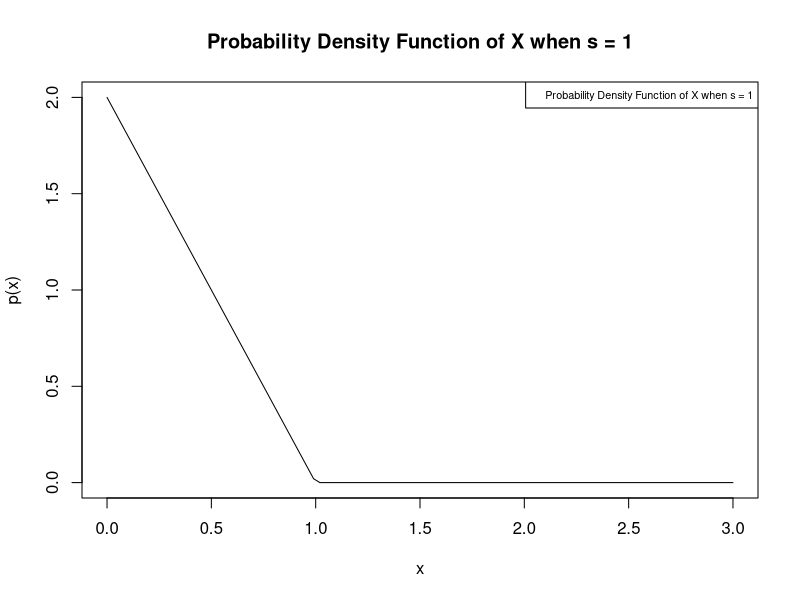
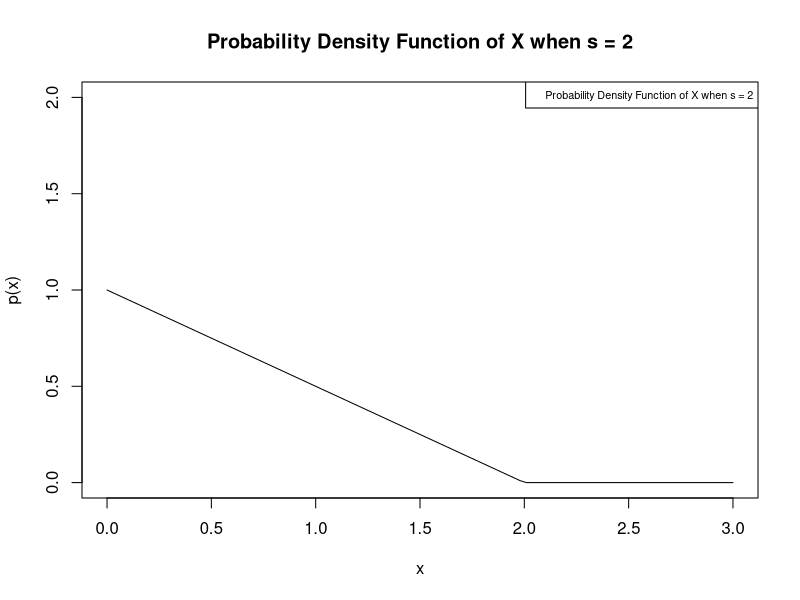
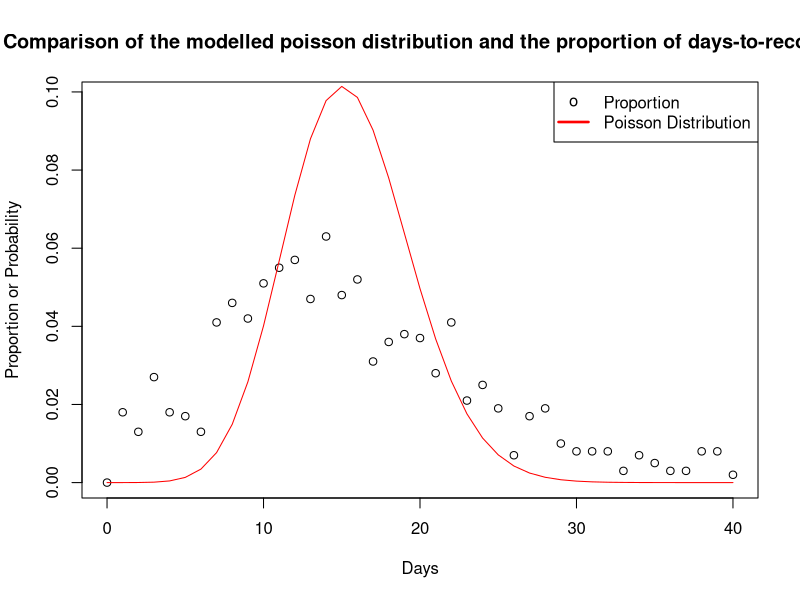

R code for these plots, in order:
#########################################################
# R script: Part1.R
# Project: Part 1
#
# Date: 09/08/2023
# Author: Harshath Muruganantham
#
#########################################################

# 2.1
0.235+0.117+0.058+0.178

#2.2
(0.235+0.058)/(0.176+0.235+0.117+0.058)

#2.3
(0.117+0.178)/(0.060+0.117+0.059+0.178)

#2.5
(0.178*0.0600) + (0.059+0.117) + (0.178 * 0.117)

#3.1
expectedValue = 2 * (sum(1,2,3,4,5,6) * 1/6) - (sum(1,2,3,4)*1/4)

#3.2
variance = 0
for (i in 1:6) {
  variance = variance + ((i - (sum(1,2,3,4,5,6) * 1/6))^2 * 1/6)
}
variance = variance * 4

for (i in 1:4) {
  variance = variance + ((i - (sum(1,2,3,4)*1/4))^2 * 1/4)
}
print(variance)

#3.3
retval = list(0,0,0,0,0,0,0,0,0,0,0,0,0,0)
for (x in 1:6){
  for (y in 1:4){
    retval[2*x-y + 3] = retval[2*x-y + 3][[1]] + 1/6*1/4
  }
}
print(retval)

#3.4
eVal = 0
for (i in -2:11){
  eVal = eVal + (i^3 * retval[i+3][[1]])
}

print(eVal)

#3.5
taylorExpansion = (expectedValue)^3 + (variance/2)*(6*expectedValue)

#3.6
finalOut = list(0,0,0,0,0,0,0,0,0,0,0,0,0,0,0,0,0,0,0,0)
for (x in 1:6){
  for (y in 1:4){
    for (z in 1:4){
      finalOut[2*x-y + 2*z+1] = finalOut[2*x-y + 2*z+1][[1]] + 1/6*1/4*1/4
    }
  }
}

eVal_Final = 0
for (i in 0:19){
  eVal_Final = eVal_Final + (i^2 * finalOut[i+1][[1]])
}

print(eVal_Final)


#4.1

p = function(x) {
  (x >= 0 & x <= s) * (2*(s-x))/(s^2) + (x<0 & x > s)
}

s = 1
curve(p(x), from = 0, to = 3)
title("Probability Density Function of X when s = 1")
legend("topright","Probability Density Function of X when s = 1", cex = 0.65)

s = 2
curve(p(x), from = 0, to = 3, ylim = c(0,2))
title("Probability Density Function of X when s = 2")
legend("topright","Probability Density Function of X when s = 2", cex = 0.65)


#5.1
covid = read.csv("covid.2023.csv", header = TRUE)
ml = sum(covid$Days)/length(covid$Days)
print(ml)

#5.2
prob52 = ppois(10,ml)
print(prob52)



x = min(covid$Days):max(covid$Days)
y = dpois(x,ml)
likelydays = data.frame(days = x, likelihood = y)
likelydays = likelydays[order(likelydays$likelihood,decreasing = TRUE),]
likelydays[1:3,]

#Recall that ml is the variable created in part 2a.
#The value of ml is 15.556
ppois(80,ml*5) - ppois(59,ml*5)

#Model this question as a binomial distribution question where the 
#probability of success is that 'One Person recovers on or after day 14'.
#Then find the probability for the probability of 3, 4 and 5 successes in 5 trials.

#Finding the probability for one person to recover on or after day 14.
PronePersonToRecover = 1- ppois(13, ml)

#Finding the probability that 3 or more of 5 patients will recover on or after day 14
sum(dbinom(c(3,4,5), 5, PronePersonToRecover))





#5.3
proportions = c()
for (days in 0:40){
 proportions = append(proportions, (length(which(covid$Days == days)))/length(covid$Days))
}
dataSet_Proportions = data.frame(Days = 0:40, Proportions = proportions)
plot(dataSet_Proportions$Days, dataSet_Proportions$Proportion, xlim = c(0,40), ylim = c(0,dpois(round(ml),ml)), xlab = "Days", ylab = "Proportion or Probability")
lines(dataSet_Proportions$Days, dpois(dataSet_Proportions$Days,ml), col = "red")
title("Comparison of the modelled poisson distribution and the proportion of days-to-recover")
legend("topright",c("Proportion","Poisson Distribution"), lty=c(0,1), pch=c("o",""), col=c("black","red"), lwd=c(1,2.5))


